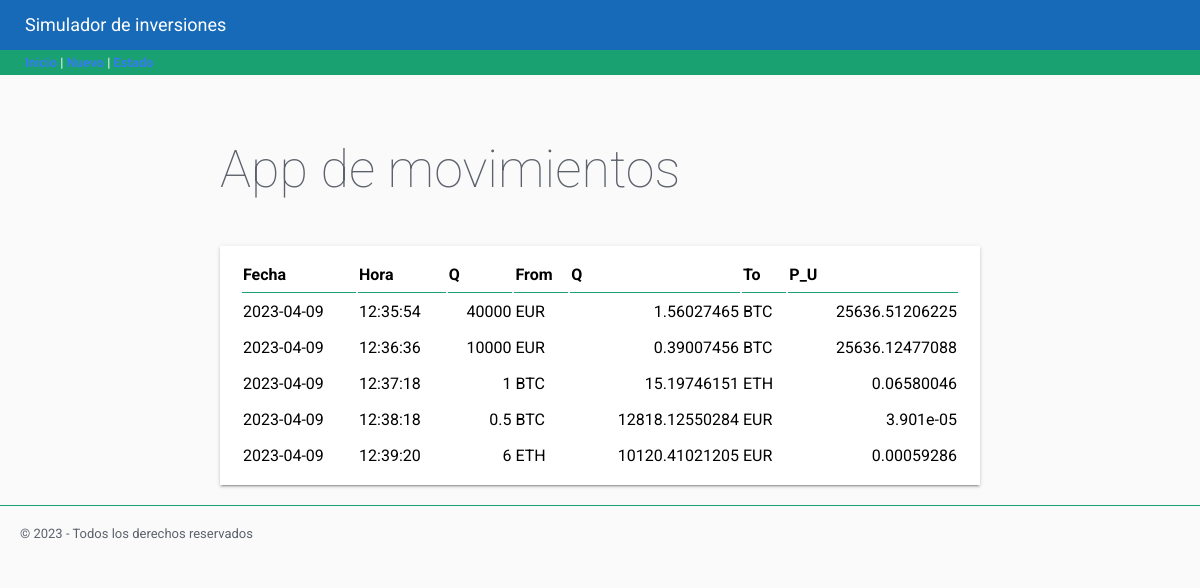
Before: / with the older database file.
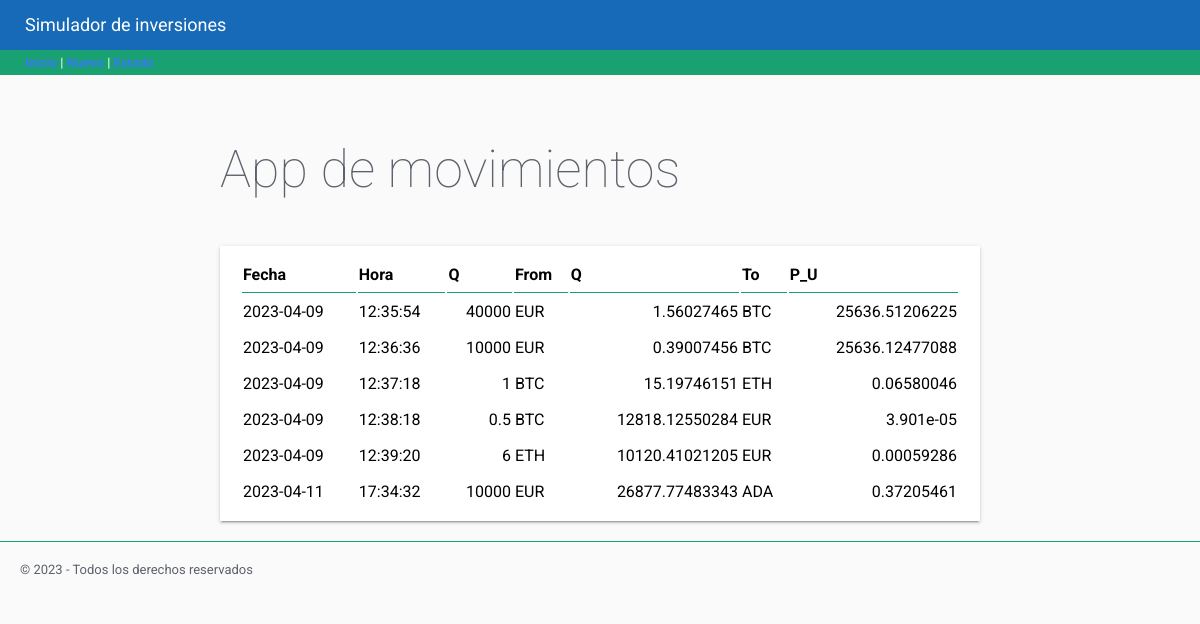
After: the same page with the newer database file.
### tables this page shows
CREATE TABLE "movimientos" (
	"id"	INTEGER NOT NULL UNIQUE,
	"fecha"	TEXT NOT NULL,
	"hora"	TEXT NOT NULL,
	"moneda_from"	TEXT NOT NULL,
	"cantidad_from"	NUMERIC NOT NULL,
	"moneda_to"	TEXT NOT NULL,
	"cantidad_to"	NUMERIC NOT NULL,
	"precio_unitario"	NUMERIC NOT NULL,
	PRIMARY KEY("id" AUTOINCREMENT)
);

### cryptos/views.py (the view)
@app.route('/')
def home():
    consulta = 'SELECT id, fecha, hora, moneda_from , cantidad_from, moneda_to, cantidad_to,precio_unitario FROM movimientos'
    movimientos = db.consultaSQL(consulta)
    return render_template("inicio.html", movs=movimientos)

### cryptos/models.py (called while the page is built)
    def consultaSQL(self, consulta):
        conexion = sqlite3.connect(self.ruta)
        cursor = conexion.cursor()
        cursor.execute(consulta)
        datos = cursor.fetchall()
        movimientos = []
        nombres_columna = []
        for columna in cursor.description:
            nombres_columna.append(columna[0])
        for dato in datos:
            indice = 0
            movimiento = {}
            for nombre in nombres_columna:
                movimiento[nombre] = dato[indice]
                indice += 1
            movimientos.append(movimiento)
        conexion.close()
        return movimientos

### cryptos/templates/inicio.html (shortened to what this page needs)
{% extends "base.html"%}
{% block contenido %}
<table class="paper">
            <tr>
                <th class="titulo-table">Fecha</th>
                <th class="titulo-table">Hora</th>
                <th class="titulo-table">Q</th>
                <th class="titulo-table">From</th>
                <th class="titulo-table">Q</th>
                <th class="titulo-table">To</th>
                <th class="titulo-table">P_U</th>
            </tr>
            {% if movs%}
            {% for m in movs %}
            <tr>
                <td>{{m.fecha }}</td>
                <td>{{m.hora}}</td>
                <td class="numero">{{m.cantidad_from | round(8)}}</td>
                <td>{{m.moneda_from}}</td>
                <td class="numero">{{m.cantidad_to | round(8)}}</td>
                <td>{{m.moneda_to}}</td>
                <td class="numero">{{m.precio_unitario | round(8)}}</td>
            </tr>
            {% endfor %}
            {% else %}
                <td colspan="7" class ="lista-vacia"> No hay movimientos </td>
            {% endif %}
</table>
{% endblock contenido%}

### cryptos/templates/base.html (shortened to what this page needs)
<!DOCTYPE html>
<html lang="en">
<head>
    <link rel="stylesheet"
    href="https://cdnjs.cloudflare.com/ajax/libs/font-awesome/6.3.0/css/all.min.css">
    <link rel="stylesheet" href="/static/css/flat-remix.css">
    <link rel="stylesheet" href="/static/css/styles.css">
</head>
<body>
    {% include 'components/header.html'%}
    {% include 'components/navbar.html'%}
    <main>
        {% block page_title%}
        <h1>App de movimientos</h1>
        {% endblock page_title%}
        {% block contenido %}
        {% endblock %}
    </main>
    {% include 'components/footer.html'%}
</body>
</html>

### cryptos/templates/components/header.html
<header> Simulador de inversiones</header>

### cryptos/templates/components/navbar.html
<nav>
    <a href="/">Inicio</a> |
    <a href="/nuevo">Nuevo</a> |
    <a href="/estado">Estado</a>
</nav>

### cryptos/templates/components/footer.html
<footer class ="pie-pagina"> © 2023 - Todos los derechos reservados </footer>

### cryptos/static/css/flat-remix.css (style rules this page uses)
* { box-sizing: border-box; outline: none; -webkit-appearance: none; -webkit-tap-highlight-color: transparent !important; -webkit-tap-highlight-color: rgba(0, 0, 0, 0) !important; -webkit-touch-callout: none; font-family: "Roboto", sans-serif; letter-spacing: 0; }
body { background-color: #FAFAFA; color: #5c616c; margin: 0; font-size: 13px; cursor: default; user-select: none; -webkit-user-select: none; -khtml-user-select: none; -moz-user-select: none; -ms-user-select: none; }
a:link, a:visited, a:active, a { color: #367bf0; font-weight: bold; text-decoration: none; cursor: pointer; }
h1, h2, h3, h4, h5, h6 { line-height: 1.5em; }
h1 { font-size: 4em; font-weight: lighter; margin: .7em 0; }
section, article, .section, .article, .paper { line-height: 2em; word-wrap: break-word; word-break: normal; line-height: 2em; }
.paper { font-size: 16px; box-shadow: 0 2px 2px 0 rgba(0, 0, 0, .14), 0 3px 1px -2px rgba(0, 0, 0, .2), 0 1px 5px 0 rgba(0, 0, 0, .12); padding: 10px 20px; background-color: #FFF; margin-top: 20px; min-height: 100px; color: #000; }

### cryptos/static/css/styles.css (style rules this page uses)
:root { --primary-color: #176ab8; --secondary-color: #19a171; --medium-gray: #666; --error-color: var(--primary-color); --default-border: solid thin var(--secondary-color) }
header { background-color: var(--primary-color); color: white; height: 50px; font-size: large; line-height: 50px; padding-left: 25px; }
nav { background-color: var(--secondary-color); color: #FFF; height: 25px; line-height: 25px; padding-left: 25px; }
nav a, nav a:active, nav a:focus, nav a:hover, nav a:visited, nav a { color: white; }
main { max-width: 800px; margin: auto; padding: 20px; }
table.paper { width: 100%; }
.titulo-table { border-bottom: var(--default-border); text-align: left; }
.numero, .acciones { text-align: right; }
.pie-pagina { padding: 20px; border-top: var(--default-border); }

Changed rows visible on the page:
added movimientos: fecha "2023-04-11", hora "17:34:32", cantidad_from "10000", moneda_from "EUR", cantidad_to "26877.77483343", moneda_to "ADA", precio_unitario "0.37205461"
